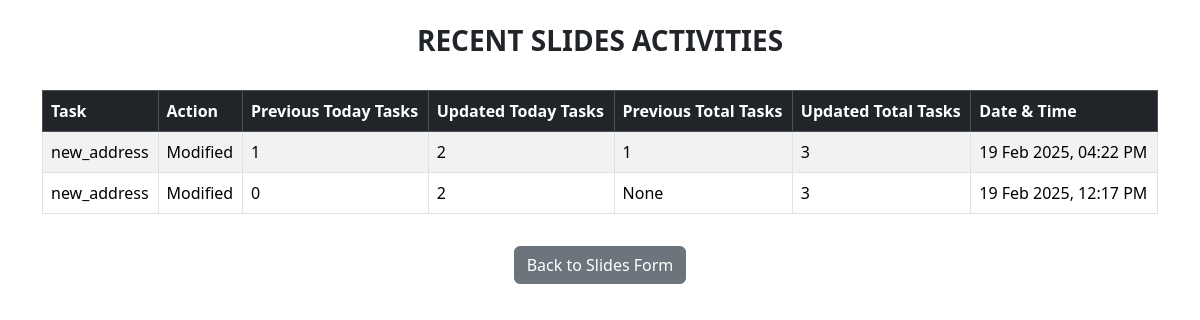
/slides_activities/, run on the app's committed database.
### card_app/models.py (models this page shows, shortened)
class SlidesActivity(models.Model):
    task = models.ForeignKey(SlidesTable, on_delete=models.CASCADE)
    action = models.CharField(max_length=50)  # 'Added' or 'Updated'
    prev_today_tasks = models.IntegerField(null=True, blank=True, default=0)
    prev_total_tasks = models.IntegerField(null=True, blank=True)
    timestamp = models.DateTimeField(default=now)

class SlidesTable(models.Model):
    slides_choices = [
        ('business_slides', 'No. of slides prepared for Business team'),
        ('new_address', 'No. of new addresses collected'),
    ]
    slides_tasks = models.CharField(max_length=200, choices=slides_choices)
    today_tasks = models.IntegerField(default=0)
    total_tasks = models.IntegerField(default=0)
    timestamp = models.DateTimeField(auto_now_add=True)

### card_app/views.py (the view)
# urls.py: path('slides_activities/', views.slides_activities, name='slides_activities'),
def slides_activities(request):
    activities = SlidesActivity.objects.all().order_by('-timestamp')  # Fetch only logged activities
    return render(request, "card_app/slides_activities.html", {"activities": activities})

### card_app/templates/card_app/slides_activities.html (shortened to what this page needs)
{% load tz %}
<!DOCTYPE html>
<html lang="en">
<head>
    <link href="https://cdn.jsdelivr.net/npm/bootstrap@5.3.3/dist/css/bootstrap.min.css" rel="stylesheet">
</head>
<body>
<div class="container mt-4">
    <h3 class="text-center text-uppercase fw-bold">Recent Slides Activities</h3>
    <div class="table-responsive">
        <table class="table table-striped table-bordered mt-4">
            <thead class="table-dark">
                <tr>
                    <th>Task</th>
                    <th>Action</th>
                    <th>Previous Today Tasks</th>
                    <th>Updated Today Tasks</th>
                    <th>Previous Total Tasks</th>
                    <th>Updated Total Tasks</th>
                    <th>Date & Time</th>
                </tr>
            </thead>
            <tbody>
                {% for activity in activities %}
                    <tr>
                        <td>{{ activity.task.slides_tasks }}</td>
                        <td>{{ activity.action }}</td>
                        <td>{{ activity.prev_today_tasks }}</td>
                        <td>{{ activity.task.today_tasks }}</td>
                        <td>{{ activity.prev_total_tasks }}</td>
                        <td>{{ activity.task.total_tasks }}</td>
                        <td>{{ activity.timestamp|timezone:"Asia/Kolkata"|date:"d M Y, h:i A" }}</td>
                    </tr>
                {% empty %}
                    <tr><td colspan="7" class="text-center text-muted">No recent activities</td></tr>
                {% endfor %}
            </tbody>
        </table>
    </div>
    <div class="text-center mt-3">
        <a href="{% url 'card_app:slides_form' %}" class="btn btn-secondary">Back to Slides Form</a>
    </div>
</div>
</body>
</html>

### data on the page
SlidesActivity: task.slides_tasks "new_address", action "Modified", prev_today_tasks "1", task.today_tasks "2", prev_total_tasks "1", task.total_tasks "3", timestamp "19 Feb 2025, 04:22 PM"
SlidesActivity: task.slides_tasks "new_address", action "Modified", prev_today_tasks "0", task.today_tasks "2", prev_total_tasks "None", task.total_tasks "3", timestamp "19 Feb 2025, 12:17 PM"
